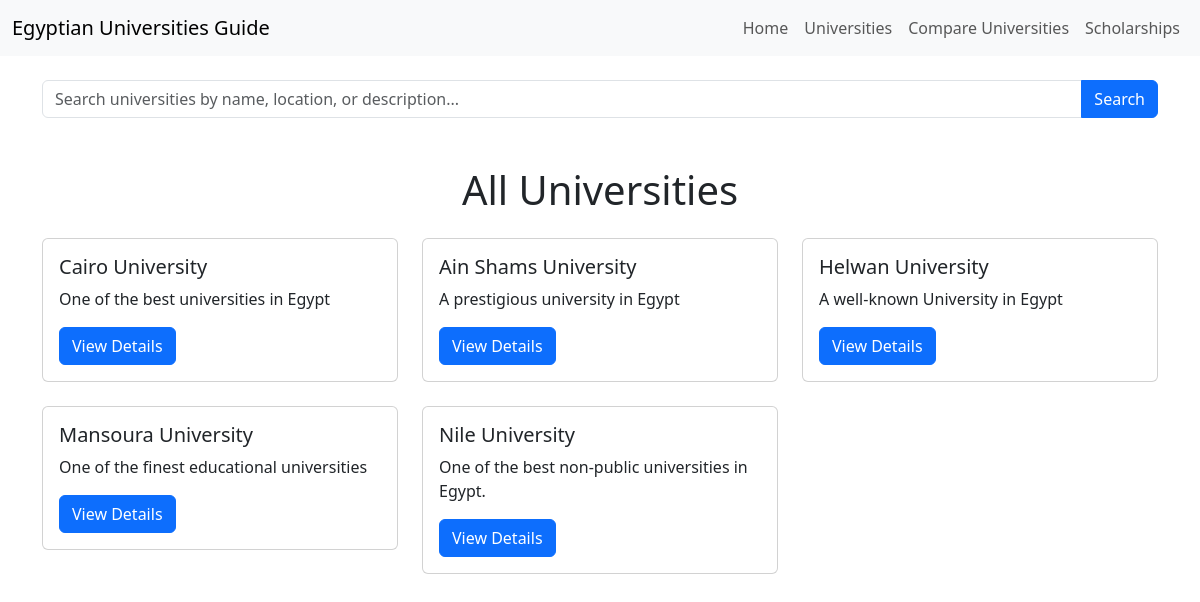
Page /universities/ (signed in) on the committed database.
### pages/models.py (models this page shows, shortened)
class University(models.Model):
    universityID = models.IntegerField(unique=True)
    name = models.CharField(max_length=250)
    location = models.CharField(max_length=250)
    about = models.TextField()
    website = models.URLField(max_length=250)
    ranking = models.IntegerField(null=True, blank=True)
    programs = models.ManyToManyField('Program', related_name='universities')  # Many-to-many with Program
    scholarships = models.ManyToManyField('Scholarship', related_name='universities')  # Many-to-many with Scholarship
    short_description = models.CharField(max_length=255, default='Your default value here')
    latitude = models.FloatField(null=True)
    longitude = models.FloatField(null=True)

### pages/views.py (the view)
# urls.py: path('universities/', views.universities, name='universities'),
@login_required
def universities(request):
    query = request.GET.get('query', '')
    if query:
        universities = University.objects.filter(
            name__icontains=query
        ) | University.objects.filter(
            location__icontains=query
        ) | University.objects.filter(
            about__icontains=query
        )
    else:
        universities = University.objects.all()
    context = {
        'universities': universities,
    }
    return render(request, 'universities.html', context)

### pages/templates/universities.html (shortened to what this page needs)
<!DOCTYPE html>
<html lang="en">
<head>
    <link href="https://cdn.jsdelivr.net/npm/bootstrap@5.3.0-alpha3/dist/css/bootstrap.min.css" rel="stylesheet">
</head>
<body>
    <nav class="navbar navbar-expand-lg navbar-light bg-light">
        <div class="container-fluid">
            <a class="navbar-brand" href="{% url 'index' %}">Egyptian Universities Guide</a>
            <div class="collapse navbar-collapse" id="navbarNav">
                <ul class="navbar-nav ms-auto">
                    <li class="nav-item"><a class="nav-link" href="{% url 'index' %}">Home</a></li>
                    <li class="nav-item"><a class="nav-link" href="{% url 'universities' %}">Universities</a></li>
                    <li class="nav-item"><a class="nav-link" href="{% url 'compare_page' %}">Compare Universities</a></li>
                    <li class="nav-item"><a class="nav-link" href="{% url 'scholarships' %}">Scholarships</a></li>
                </ul>
            </div>
        </div>
    </nav>
    <div class="container my-4">
        <form action="{% url 'universities' %}" method="GET">
            <div class="input-group mb-3">
                <input type="text" class="form-control" name="query"
                    placeholder="Search universities by name, location, or description...">
                <button type="submit" class="btn btn-primary">Search</button>
            </div>
        </form>
    </div>
    <div class="container my-5">
        <h1 class="text-center mb-4">All Universities</h1>
        <div class="row">
            {% for university in universities %}
            <div class="col-md-4">
                <div class="card mb-4">
                    <div class="card-body">
                        <h5 class="card-title">{{ university.name }}</h5>
                        <p class="card-text">{{ university.short_description|default:"No description available" }}</p>
                        <a href="{% url 'university_details' university.id %}" class="btn btn-primary">View Details</a>
                    </div>
                </div>
            </div>
            {% empty %}
            <div class="col-12 text-center">
                <h3>No universities found matching your search criteria.</h3>
            </div>
            {% endfor %}
        </div>
    </div>
</body>
</html>

### rows in the picture
University: name "Cairo University", short_description "One of the best universities in Egypt"
University: name "Ain Shams University", short_description "A prestigious university in Egypt"
University: name "Helwan University", short_description "A well-known University in Egypt"
University: name "Mansoura University", short_description "One of the finest educational universities"
University: name "Nile University", short_description "One of the best non-public universities in Egypt."
